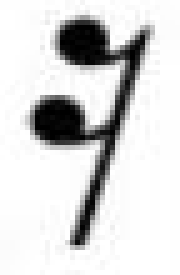
#> input picture template_sy/note&rest_img/16분쉼표.JPG, 36 x 55 px (shown 5 times larger)
$ python -i modules.py   (imports and definitions only)
#> lines starting #> are read from the running program, lines starting #| are printed output that depends on the picture; after the words box and inside, x2 and y2 are one past the last pixel; in counts of white or black regions, pixels touching at a corner belong together
#> further down, picture is the input picture: shape (55, 36, 3); min 0, max 255, mean 214.8
### template_sy/functions.py
import cv2
import numpy as np

# 이진화
def threshold(image):
    image = cv2.cvtColor(image, cv2.COLOR_BGR2GRAY)
    ret, image = cv2.threshold(image, 127, 255, cv2.THRESH_BINARY_INV | cv2.THRESH_OTSU)
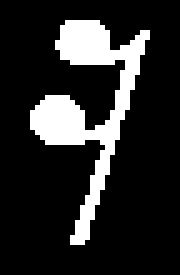
#> image: shape (55, 36) (shown 5 times larger); 16.4% white; 1 white region, box (x1, y1, x2, y2) and area: (6, 4, 30, 49) 325
#> ret = 145
    return image

# 가중치 설정
def weighted(value):
    standard = 13
    return int(value * (standard / 13))

# 닫힘 연산
# [4 lines left out: function closing, not called in this run]

# 텍스트 표시
def put_text(image, text, loc):
    font = cv2.FONT_HERSHEY_SIMPLEX
    cv2.putText(image, str(text), loc, font, 0.6, (255, 0, 0), 2)

# 객체 y좌표 반환
def get_center(y, h):
    return (y + y + h) / 2

### template_sy/modules.py
import cv2
import numpy as np
import functions as fs

# 보표&노이즈 제거
def remove_noise(image):
    image = fs.threshold(image)  # 이미지 이진화
    mask = np.zeros(image.shape, np.uint8)  # 보표 영역만 추출하기 위해 마스크 생성

    cnt, labels, stats, centroids = cv2.connectedComponentsWithStats(image)  # 레이블링
#> cnt = 2; stats = [[0, 0, 36, 55, 1655], [6, 4, 24, 45, 325]]; centroids = [[17.55, 28.26], [17.27, 20.57]]
    for i in range(1, cnt):
        x, y, w, h, area = stats[i]
        if w > image.shape[1] * 0.5:  # 보표 영역에만
            cv2.rectangle(mask, (x, y, w, h), (255, 0, 0), -1)  # 사각형 그리기
#> this loop made 1 pass
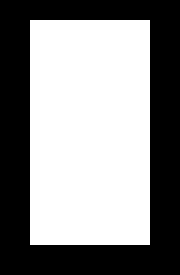
#> mask: shape (55, 36) (shown 5 times larger); 54.5% white; 1 black region, box (x1, y1, x2, y2) and area: (0, 0, 36, 55) 900

    masked_image = cv2.bitwise_and(image, mask)  # 보표 영역 추출

    return masked_image

# 오선 제거
# [74 lines left out: functions remove_staves, normalization, object_detection, not called in this run]

>>> import cv2
>>> picture = cv2.imread('note&rest_img/16분쉼표.JPG')
>>> result = remove_noise(picture)

$ run again, on template_sy/note&rest_img/8분쉼표.JPG
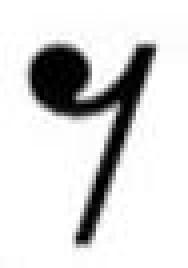
#> input picture template_sy/note&rest_img/8분쉼표.JPG, 47 x 67 px (shown 4 times larger)
#> picture is the input picture: shape (67, 47, 3); min 0, max 255, mean 215.7
#> in threshold, `ret, image = cv2.threshold(image, 127, 255, cv2.THRESH_BINARY_INV | cv..`:
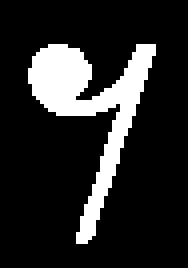
#> image: shape (67, 47) (shown 4 times larger); 15.8% white; 1 white region, box (x1, y1, x2, y2) and area: (7, 11, 39, 61) 499
#> ret = 141
#> cnt = 2; stats = [[0, 0, 47, 67, 2650], [7, 11, 32, 50, 499]]; centroids = [[23.15, 34.2], [22.22, 26.63]]
#> the loop in remove_noise, `for i in range(1, cnt):` made 1 pass
#> after the loop in remove_noise, `for i in range(1, cnt):`:
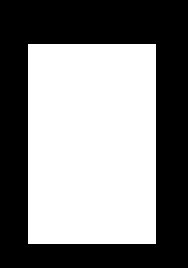
#> mask: shape (67, 47) (shown 4 times larger); 50.8% white; 1 black region, box (x1, y1, x2, y2) and area: (0, 0, 47, 67) 1549

$ run again, on template_sy/note&rest_img/16분음표.JPG
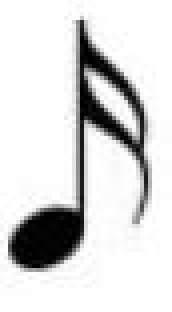
#> input picture template_sy/note&rest_img/16분음표.JPG, 43 x 78 px (shown 4 times larger)
#> picture is the input picture: shape (78, 43, 3); min 0, max 255, mean 216.8
#> in threshold, `ret, image = cv2.threshold(image, 127, 255, cv2.THRESH_BINARY_INV | cv..`:
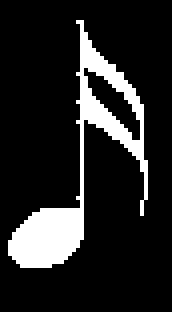
#> image: shape (78, 43) (shown 4 times larger); 14.2% white; 1 white region, box (x1, y1, x2, y2) and area: (2, 5, 37, 67) 477
#> ret = 139
#> cnt = 2; stats = [[0, 0, 43, 78, 2877], [2, 5, 35, 62, 477]]; centroids = [[21.28, 37.92], [19.32, 41.98]]
#> the loop in remove_noise, `for i in range(1, cnt):` made 1 pass
#> after the loop in remove_noise, `for i in range(1, cnt):`:
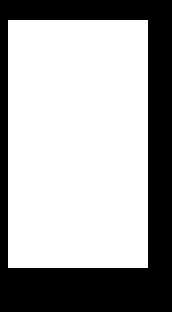
#> mask: shape (78, 43) (shown 4 times larger); 64.7% white; 1 black region, box (x1, y1, x2, y2) and area: (0, 0, 43, 78) 1184

$ run again, on template_sy/note&rest_img/2분음표.JPG
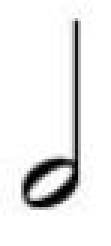
#> input picture template_sy/note&rest_img/2분음표.JPG, 37 x 82 px (shown 3 times larger)
#> picture is the input picture: shape (82, 37, 3); min 0, max 255, mean 235.1
#> in threshold, `ret, image = cv2.threshold(image, 127, 255, cv2.THRESH_BINARY_INV | cv..`:
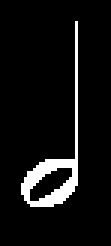
#> image: shape (82, 37) (shown 3 times larger); 6.9% white; 1 white region, box (x1, y1, x2, y2) and area: (7, 7, 26, 69) 210
#> ret = 145
#> cnt = 2; stats = [[0, 0, 37, 82, 2824], [7, 7, 19, 62, 210]]; centroids = [[17.98, 39.53], [18.3, 53.52]]
#> the loop in remove_noise, `for i in range(1, cnt):` made 1 pass
#> after the loop in remove_noise, `for i in range(1, cnt):`:
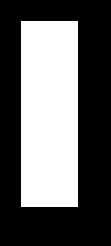
#> mask: shape (82, 37) (shown 3 times larger); 38.8% white; 1 white region, box (x1, y1, x2, y2) and area: (7, 7, 26, 69) 1178
